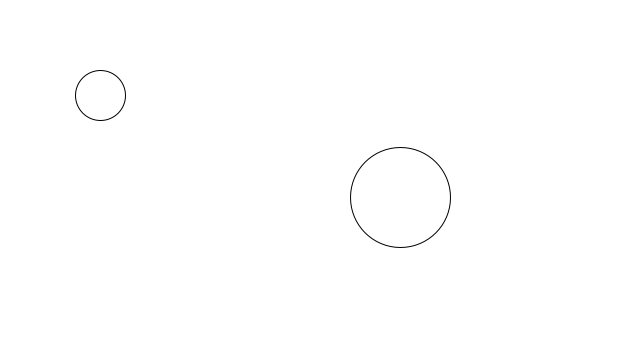
Frame 1 (no input)
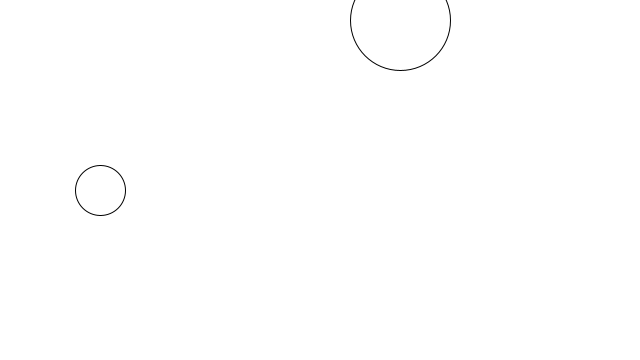
Frame 60 (the mouse pressed at the canvas centre just before this capture)
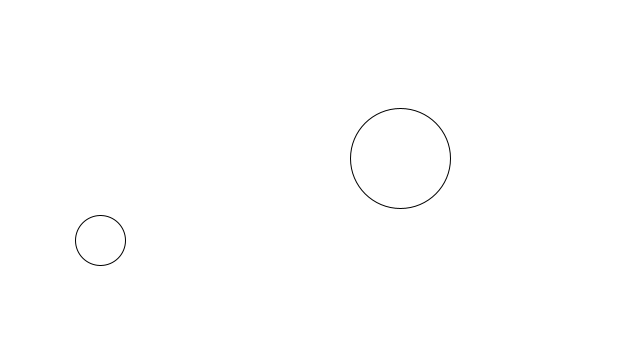
Frame 120 (the mouse held since frame 60 and released just before this capture)

The Processing sketch that drew these frames (run headless with seeded random() and noise(); from frame 60 on, the mouse is pressed at the canvas centre):

// Processing sketch: sketch_2micky
// ── sketch_2micky.pde
float x;
float y;
float d;
float s;

float x1;
float y1;
float d1;
float s1;

void setup() {
  size(640, 360);
  x  = 100;
  y = 100;
  d = 50;
  s = 5;
  
  x1  = 400;
  y1 = 200;
  d1 = 100;
  s1 = 3;
  
}

void draw() {

  y = y - s;
  if (y > height || y < 0) {
    s *= -1;
  }
  
  y1 = y1 - s1;
  if (y1 > height || y1 < 0) {
    s1 *= -1;
  }

  background(255);
  circle(x, y, d);
  circle(x1, y1, d1);
}
